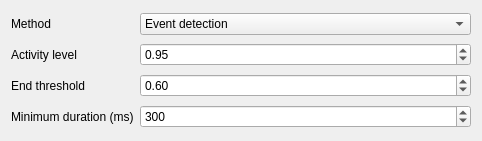
<?xml version="1.0" encoding="UTF-8"?>
<ui version="4.0">
 <class>SongEventsOptions</class>
 <widget class="QWidget" name="SongEventsOptions">
  <property name="geometry">
   <rect>
    <x>0</x>
    <y>0</y>
    <width>482</width>
    <height>141</height>
   </rect>
  </property>
  <property name="windowTitle">
   <string>Form</string>
  </property>
  <layout class="QGridLayout" name="gridLayout_2">
   <item row="4" column="0">
    <widget class="QLabel" name="label_9">
     <property name="sizePolicy">
      <sizepolicy hsizetype="Maximum" vsizetype="Preferred">
       <horstretch>0</horstretch>
       <verstretch>0</verstretch>
      </sizepolicy>
     </property>
     <property name="text">
      <string>Activity level</string>
     </property>
    </widget>
   </item>
   <item row="6" column="1">
    <widget class="QDoubleSpinBox" name="spin_end_threshold">
     <property name="keyboardTracking">
      <bool>false</bool>
     </property>
     <property name="maximum">
      <double>1.000000000000000</double>
     </property>
     <property name="singleStep">
      <double>0.010000000000000</double>
     </property>
     <property name="value">
      <double>0.600000000000000</double>
     </property>
    </widget>
   </item>
   <item row="9" column="0" colspan="2">
    <spacer name="verticalSpacer">
     <property name="orientation">
      <enum>Qt::Vertical</enum>
     </property>
     <property name="sizeType">
      <enum>QSizePolicy::Preferred</enum>
     </property>
     <property name="sizeHint" stdset="0">
      <size>
       <width>20</width>
       <height>0</height>
      </size>
     </property>
    </spacer>
   </item>
   <item row="6" column="0">
    <widget class="QLabel" name="label_8">
     <property name="text">
      <string>End threshold</string>
     </property>
    </widget>
   </item>
   <item row="7" column="0">
    <widget class="QLabel" name="label_7">
     <property name="text">
      <string>Minimum duration (ms)</string>
     </property>
    </widget>
   </item>
   <item row="0" column="0">
    <widget class="QLabel" name="label_4">
     <property name="text">
      <string>Method</string>
     </property>
    </widget>
   </item>
   <item row="4" column="1">
    <widget class="QDoubleSpinBox" name="spin_activity">
     <property name="keyboardTracking">
      <bool>false</bool>
     </property>
     <property name="maximum">
      <double>1.000000000000000</double>
     </property>
     <property name="singleStep">
      <double>0.010000000000000</double>
     </property>
     <property name="value">
      <double>0.950000000000000</double>
     </property>
    </widget>
   </item>
   <item row="0" column="1">
    <widget class="QComboBox" name="combo_method">
     <item>
      <property name="text">
       <string>Event detection</string>
      </property>
     </item>
     <item>
      <property name="text">
       <string>Subsampling</string>
      </property>
     </item>
    </widget>
   </item>
   <item row="7" column="1">
    <widget class="QDoubleSpinBox" name="spin_min_duration">
     <property name="keyboardTracking">
      <bool>false</bool>
     </property>
     <property name="decimals">
      <number>0</number>
     </property>
     <property name="maximum">
      <double>10000.000000000000000</double>
     </property>
     <property name="singleStep">
      <double>1.000000000000000</double>
     </property>
     <property name="value">
      <double>300.000000000000000</double>
     </property>
    </widget>
   </item>
  </layout>
 </widget>
 <resources/>
 <connections/>
</ui>
